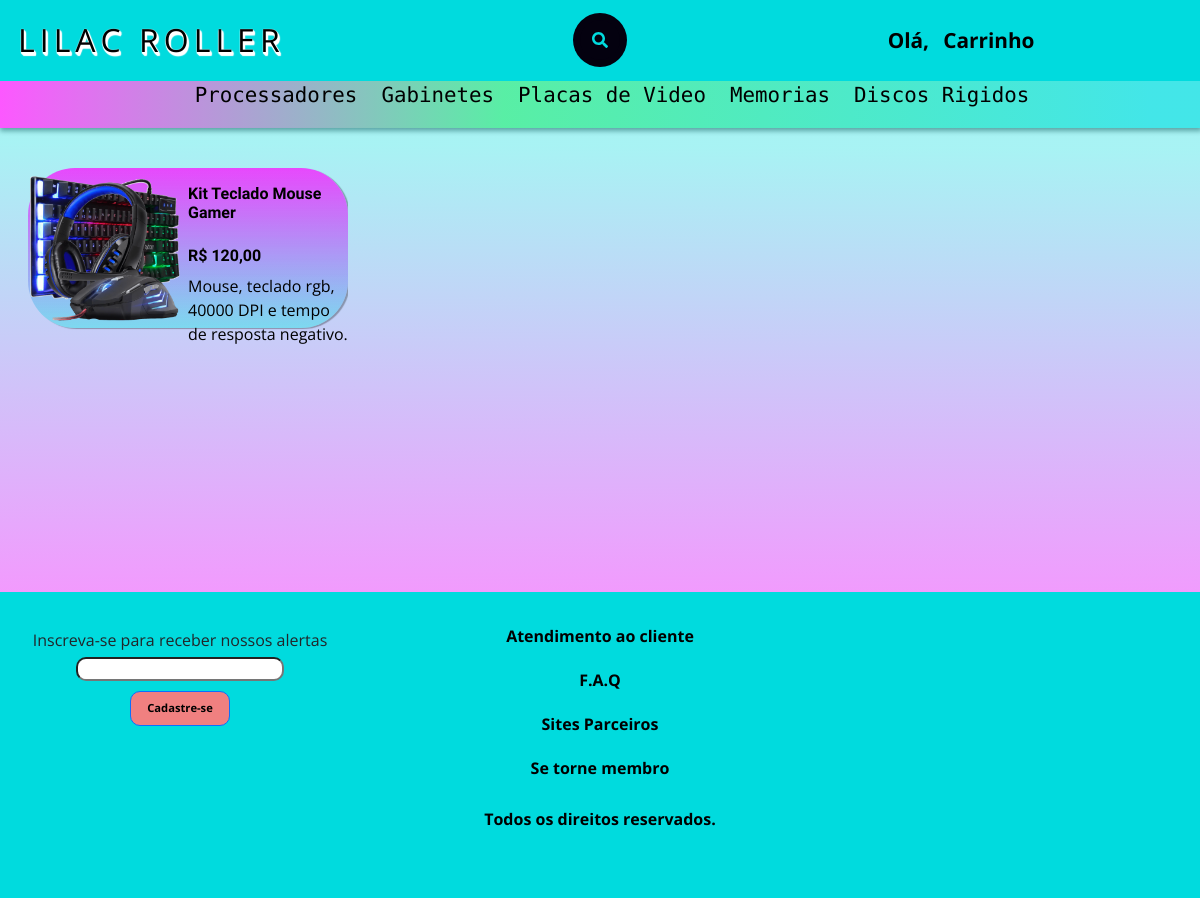
The app's page /productPage.php?pid=4 with its own data.
### tables this page shows
CREATE TABLE `produtos` (
  `id` int(11) NOT NULL,
  `nome` varchar(255) DEFAULT NULL,
  `valor` decimal(10,2) DEFAULT NULL,
  `quantidade` int(10) UNSIGNED DEFAULT NULL,
  `categoria` varchar(50) DEFAULT NULL,
  `descricao` mediumtext DEFAULT NULL,
  `imagem` varchar(255) DEFAULT NULL,
  `fichatecnica` mediumtext DEFAULT NULL
);

### classes/DbConfig.php (called while the page is built, shortened)
<?php
class DbConfig{
    protected function __construct(){
        $this->dbh = new PDO('mysql:host=localhost;dbname=loja','root','');
    }
}

### classes/ProductsController.php (called while the page is built, shortened)
<?php
class ProductsController extends DbConfig{
    public function getProduct($id) {
        $sql = 'SELECT * FROM produtos WHERE id=:id';
        $stmt = $this->dbh->prepare($sql);
        $stmt ->bindValue(':id', $id, PDO::PARAM_STR);
        $stmt->execute();
        return $stmt->fetch(PDO::FETCH_ASSOC);
    }
};

### functions/genericas.php (called while the page is built)
<?php
function getBaseURL() {
    $protocol = explode('/', $_SERVER['SERVER_PROTOCOL'])[0];
    $protocol = strtolower($protocol);
    $host = $_SERVER['HTTP_HOST'];
    return $protocol . '://' . $host;
}
function formatToBRL($valor){
    return number_format($valor, 2, ',' , '.');
}

### productPage.php (the view, shortened to what this page needs)
<?php
require_once('functions/genericas.php');
$baseURL = getBaseURL();
$products = new ProductsController();
$data = $products->getProduct($_GET['pid']);
?>
<!DOCTYPE html>
<html lang="pt-br">
<head>
  <link href="https://cdn.jsdelivr.net/npm/bootstrap@5.1.0/dist/css/bootstrap.min.css" rel="stylesheet">
  <link rel="stylesheet" type="text/css" href="css/normalize.css" />
  <link rel="stylesheet" type="text/css" href="css/estilo.css" />
</head>
<body>
    <?php require_once('components/header.php')?>
    <?php require_once('components/navbar.php')?>
  <main>
  <div id="caixa-items">
      <a href="productPage.php?pid=<?php echo $data['id'] ;?>" class="caixa-link">
        <div class="items-container">
          <img src="<?php echo ( $baseURL . $data['imagem']); ?>">
          <div class="flexboxteste">
            <h4 class="item-title"><?php echo $data['nome'];?> </h4>
            <h3 class="item-title">R$ <?php echo formatToBRL($data['valor']);?></h4>
            <p><?php echo $data['descricao'];?></p>
          </div>
        </div>
      </a>
    </div>
   </main>
   <?php require_once('components/footer.php')?>
  </body>
</html>

### css/estilo.css (style rules this page uses)
html { scroll-behavior: smooth; }
body { font-family: 'Open Sans', sans-serif !important; position: relative !important; display: grid !important; grid-template-columns: 3fr 1fr !important; grid-template-rows: 8vh minmax(8vh, auto) minmax(58vh, auto) minmax(25vh,auto) !important; grid-template-areas: "header header" "nav nav" "main main " "footer footer" !important; }
a { text-decoration: none !important; color: white; }
main { display: flex; flex-wrap: wrap; flex-direction: row; background: linear-gradient( 180.37deg, rgba(0, 219, 222, 0.34) 4.58%, rgba(252, 0, 255, 0.45) 115.08% ); box-shadow: 0px 4px 4px rgba(0, 0, 0, 0.25); height: 100%; grid-area: main; }
main a { color: black; }
#caixa-items { margin: 5vh 3.5vh; overflow: hidden; }
.items-container { cursor: pointer; display: flex; border-radius: 20px; width: 40vh; height: 20vh; background: linear-gradient(180deg, hsla(299, 100%, 50%, 0.7) 0%, hsla(181, 100%, 44%, 0.4) 100%); transition: 0.4s !important; border-radius: 47px; background-color: rgba(255,255,255, 0.173); box-shadow: rgba(0, 0, 0, 0.3) 2px 1px 1px; border: 0px rgba(255,255,255,0.4) solid; border-bottom: 0px rgba(40,40,40,0.35) solid; border-right: 0px rgba(40,40,40,0.35) solid; }
.flexboxteste { display: flex; flex-direction: column !important; }
.item-title { margin-top: 2vh; font-size: 1em; font-family: 'Glory', sans-serif; font-weight: bold; }

### records on screen
produtos: imagem (picture), nome "Kit Teclado Mouse Gamer", valor "120,00", descricao "Mouse, teclado rgb, 40000 DPI e tempo de resposta negativo."
